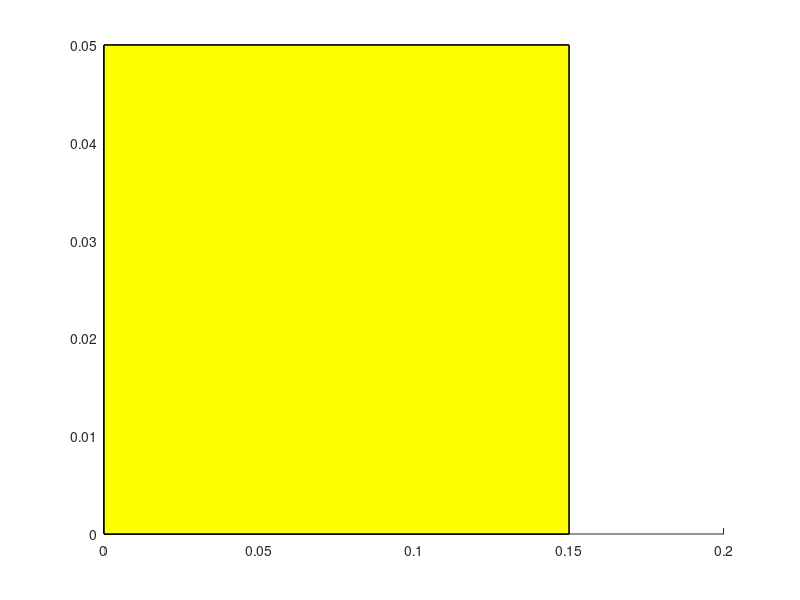

MATLAB code to generate this figure: (Note: this script raises an error after producing the figure.)
% make_block_special.m

clear; close all;

Lx = 0.15;
Ly = 0.05;
Lz = 0.30;

% Vertices
VertexData = [Lx*ones(8,1),Ly*ones(8,1),Lz*ones(8,1)]...
    .*[0,0,0;
    1,0,0;
    0,1,0;
    0,0,1;
    1,1,0;
    0,1,1;
    1,0,1;
    1,1,1];

% Patches
Index_Patch = ...
    [1,2,5,3;
    1,3,6,4;
    1,4,7,2;
    4,7,8,6;
    2,5,8,7;
    3,6,8,5];

n_pat = 6;

for i_pat=1:n_pat
    
    % Patches data
    PatchData_X(:,i_pat) = VertexData(Index_Patch(i_pat,:),1);
    PatchData_Y(:,i_pat) = VertexData(Index_Patch(i_pat,:),2);
    PatchData_Z(:,i_pat) = VertexData(Index_Patch(i_pat,:),3);
end

% Draw patches
figure(1);
h = patch(PatchData_X,PatchData_Y,PatchData_Z,'y');
set(h,'FaceLighting','phong','EdgeLighting','phong');
set(h,'EraseMode','normal');

% Axes settings
xlabel('x','FontSize',14);
ylabel('y','FontSize',14);
zlabel('z','FontSize',14);
set(gca,'FontSize',14);
axis vis3d equal;
view([-37.5,30]);
camlight;
grid on;
xlim([-0.15,0.35]);
ylim([-0.2,0.3]);
zlim([-0.1,0.4]);